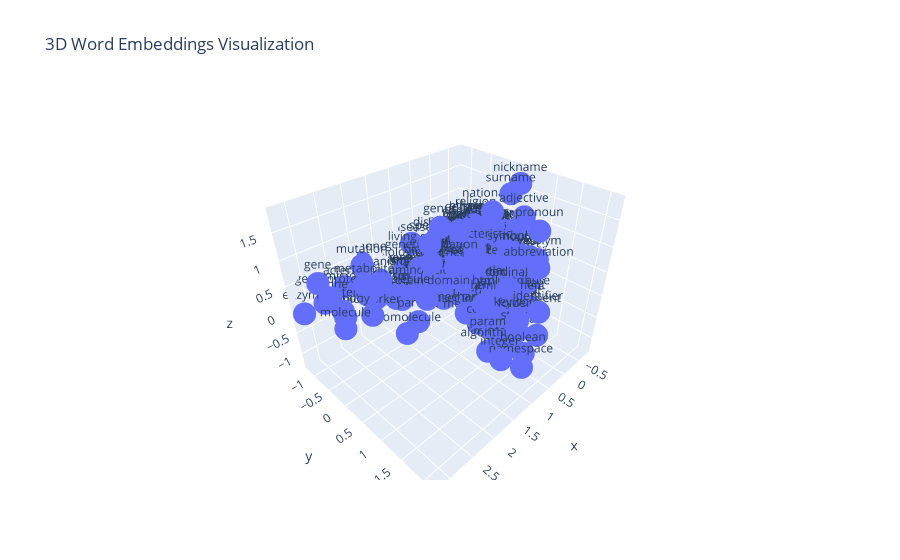

The cell this chart's notebook holds for it:
### Code cell
import plotly.express as px

# Create a DataFrame with the 3D embeddings and word labels
data = {'x': word_emb_3d[:, 0], 'y': word_emb_3d[:, 1], 'z': word_emb_3d[:, 2], 'word': ne_types_list}
df = pd.DataFrame(data)

# Create a 3D scatter plot using Plotly Express
fig = px.scatter_3d(df, x='x', y='y', z='z', text='word', title='3D Word Embeddings Visualization')

# Show the plot
fig.show()

### Figure 1 — Plotly figure (JSON) as saved in the notebook; plotly's stock layout.template omitted (floating-point values rounded to 4 significant figures; data arrays with more than 128 entries replaced by an {"elided": "..."} marker saying what was removed)
{"data": [{"hovertemplate": "x=%{x}<br>y=%{y}<br>z=%{z}<br>word=%{text}<extra></extra>", "legendgroup": "", "marker": {"color": "#636efa", "symbol": "circle"}, "mode": "markers+text", "name": "", "scene": "scene", "showlegend": false, "text": {"elided": "455 str values"}, "type": "scatter3d", "x": {"elided": "455 float values"}, "y": {"elided": "455 float values"}, "z": {"elided": "455 float values"}}], "layout": {"legend": {"tracegroupgap": 0}, "scene": {"domain": {"x": [0, 1], "y": [0, 1]}, "xaxis": {"title": {"text": "x"}}, "yaxis": {"title": {"text": "y"}}, "zaxis": {"title": {"text": "z"}}}, "title": {"text": "3D Word Embeddings Visualization"}}}
